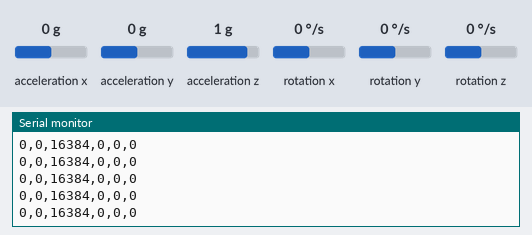
Simulated run of this sketch. Board: Arduino Uno, built with avr-gcc and run on an emulated ATmega328P. On the bench: the last lines printed to the serial monitor. Wiring (inferred from the names in the program): MPU-6050 motion sensor at I2C address 0x68. The test bench sets the inputs (shaded band); at power-on: rotation x 0 °/s, acceleration x 0 g, acceleration y 0 g, acceleration z 1 g, rotation y 0 °/s, rotation z 0 °/s.

Above: at 8.8 s.
8.9 s: rotation x set to 6 °/s
At 9.8 s:
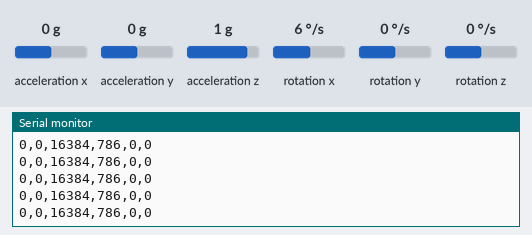
10.4 s: rotation x set to 9 °/s
At 11.4 s:
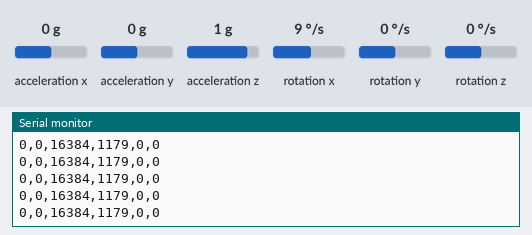
Timing chart, 0 to 12.9 s (numbered marks = the images above; inputs shaded):
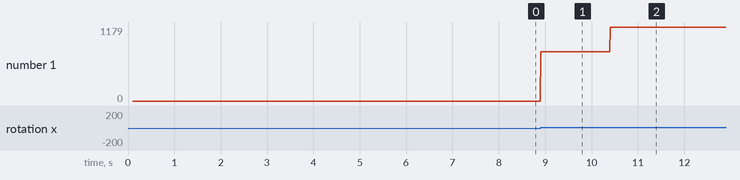

The sketch:

arduino_imu_raw.ino
```cpp
/*
 * Вывод только чистых (сырых) значений акселерометра и гироскопа для ИНС+ГНСС.
 * Обработка (ориентация, перевод в навигационную СК) — на ПК в Python.
 *
 * Формат строки: ax,ay,az,gx,gy,gz (целые LSB с датчика)
 * MPU6050 по I2C. Адрес по умолчанию 0x68.
 */

#include <Wire.h>

const uint8_t MPU6050_ADDR = 0x68;
const uint8_t PWR_MGMT_1   = 0x6B;
const uint8_t ACCEL_XOUT_H = 0x3B;
const uint8_t GYRO_XOUT_H  = 0x43;

void setup() {
  Serial.begin(115200);
  while (!Serial) delay(10);

  Wire.begin();
  Wire.beginTransmission(MPU6050_ADDR);
  Wire.write(PWR_MGMT_1);
  Wire.write(0);
  Wire.endTransmission(true);
  delay(100);
}

void loop() {
  int16_t ax, ay, az, gx, gy, gz;

  Wire.beginTransmission(MPU6050_ADDR);
  Wire.write(ACCEL_XOUT_H);
  Wire.endTransmission(false);
  Wire.requestFrom(MPU6050_ADDR, (uint8_t)14, (uint8_t)true);

  ax = Wire.read() << 8 | Wire.read();
  ay = Wire.read() << 8 | Wire.read();
  az = Wire.read() << 8 | Wire.read();
  Wire.read(); Wire.read();  // temp
  gx = Wire.read() << 8 | Wire.read();
  gy = Wire.read() << 8 | Wire.read();
  gz = Wire.read() << 8 | Wire.read();

  Serial.print(ax);
  Serial.print(",");
  Serial.print(ay);
  Serial.print(",");
  Serial.print(az);
  Serial.print(",");
  Serial.print(gx);
  Serial.print(",");
  Serial.print(gy);
  Serial.print(",");
  Serial.println(gz);

  delay(10);
}
```

Measured:
- after the input at 8.9 s, the serial monitor: prints a new line at once (image 1)
- after the input at 10.4 s, the serial monitor: prints a new line at once (image 2)
- plotted number 1: 0 → 786 after the input at 8.9 s, 786 → 1179 after the input at 10.4 s
